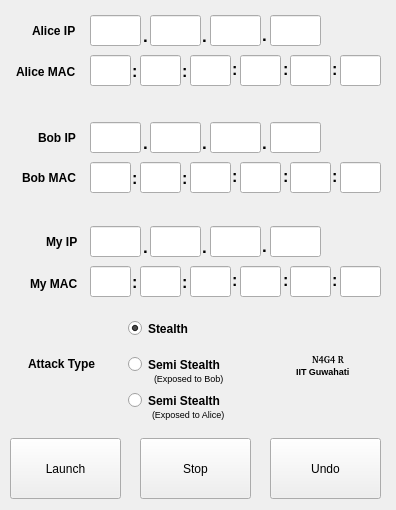
<?xml version="1.0" encoding="UTF-8"?>
<!--
#############################################################
#      NullCon'13 Goa International Security Conference     #
#							    #
#	       ReSt: The REal STealth MITM Tool 	    #
#							    #
#               Copyright (c) 2013 Naga Rohit S             #
#							    #
#     Please find the license agreement of the software     #
#        in the current folder in the file LICENSE.md	    #
#############################################################
-->
<ui version="4.0">
 <class>widget</class>
 <widget class="QWidget" name="widget">
  <property name="geometry">
   <rect>
    <x>0</x>
    <y>0</y>
    <width>396</width>
    <height>510</height>
   </rect>
  </property>
  <property name="windowTitle">
   <string>ReSt: The Real Stealth MITM</string>
  </property>
  <widget class="QLabel" name="label">
   <property name="geometry">
    <rect>
     <x>32</x>
     <y>15</y>
     <width>61</width>
     <height>31</height>
    </rect>
   </property>
   <property name="font">
    <font>
     <pointsize>9</pointsize>
     <weight>75</weight>
     <bold>true</bold>
    </font>
   </property>
   <property name="text">
    <string>Alice IP</string>
   </property>
  </widget>
  <widget class="QLineEdit" name="lineEdit">
   <property name="geometry">
    <rect>
     <x>90</x>
     <y>15</y>
     <width>51</width>
     <height>31</height>
    </rect>
   </property>
   <property name="font">
    <font>
     <weight>50</weight>
     <bold>false</bold>
    </font>
   </property>
   <property name="inputMethodHints">
    <set>Qt::ImhDigitsOnly</set>
   </property>
   <property name="maxLength">
    <number>3</number>
   </property>
  </widget>
  <widget class="QLabel" name="label_2">
   <property name="geometry">
    <rect>
     <x>16</x>
     <y>56</y>
     <width>81</width>
     <height>31</height>
    </rect>
   </property>
   <property name="font">
    <font>
     <pointsize>9</pointsize>
     <weight>75</weight>
     <bold>true</bold>
    </font>
   </property>
   <property name="text">
    <string>Alice MAC</string>
   </property>
  </widget>
  <widget class="QLineEdit" name="lineEdit_2">
   <property name="geometry">
    <rect>
     <x>150</x>
     <y>15</y>
     <width>51</width>
     <height>31</height>
    </rect>
   </property>
   <property name="inputMethodHints">
    <set>Qt::ImhDigitsOnly</set>
   </property>
   <property name="maxLength">
    <number>3</number>
   </property>
  </widget>
  <widget class="QLineEdit" name="lineEdit_3">
   <property name="geometry">
    <rect>
     <x>210</x>
     <y>15</y>
     <width>51</width>
     <height>31</height>
    </rect>
   </property>
   <property name="inputMethodHints">
    <set>Qt::ImhDigitsOnly</set>
   </property>
   <property name="maxLength">
    <number>3</number>
   </property>
  </widget>
  <widget class="QLineEdit" name="lineEdit_4">
   <property name="geometry">
    <rect>
     <x>270</x>
     <y>15</y>
     <width>51</width>
     <height>31</height>
    </rect>
   </property>
   <property name="inputMethodHints">
    <set>Qt::ImhDigitsOnly</set>
   </property>
   <property name="maxLength">
    <number>3</number>
   </property>
  </widget>
  <widget class="QLineEdit" name="lineEdit_5">
   <property name="geometry">
    <rect>
     <x>90</x>
     <y>55</y>
     <width>41</width>
     <height>31</height>
    </rect>
   </property>
   <property name="inputMethodHints">
    <set>Qt::ImhPreferLowercase</set>
   </property>
   <property name="maxLength">
    <number>2</number>
   </property>
  </widget>
  <widget class="QLineEdit" name="lineEdit_6">
   <property name="geometry">
    <rect>
     <x>140</x>
     <y>55</y>
     <width>41</width>
     <height>31</height>
    </rect>
   </property>
   <property name="inputMethodHints">
    <set>Qt::ImhPreferLowercase</set>
   </property>
   <property name="maxLength">
    <number>2</number>
   </property>
  </widget>
  <widget class="QLineEdit" name="lineEdit_7">
   <property name="geometry">
    <rect>
     <x>190</x>
     <y>55</y>
     <width>41</width>
     <height>31</height>
    </rect>
   </property>
   <property name="inputMethodHints">
    <set>Qt::ImhPreferLowercase</set>
   </property>
   <property name="maxLength">
    <number>2</number>
   </property>
  </widget>
  <widget class="QLineEdit" name="lineEdit_8">
   <property name="geometry">
    <rect>
     <x>240</x>
     <y>55</y>
     <width>41</width>
     <height>31</height>
    </rect>
   </property>
   <property name="inputMethodHints">
    <set>Qt::ImhPreferLowercase</set>
   </property>
   <property name="maxLength">
    <number>2</number>
   </property>
  </widget>
  <widget class="QLineEdit" name="lineEdit_9">
   <property name="geometry">
    <rect>
     <x>290</x>
     <y>55</y>
     <width>41</width>
     <height>31</height>
    </rect>
   </property>
   <property name="inputMethodHints">
    <set>Qt::ImhPreferLowercase</set>
   </property>
   <property name="maxLength">
    <number>2</number>
   </property>
  </widget>
  <widget class="QLineEdit" name="lineEdit_10">
   <property name="geometry">
    <rect>
     <x>340</x>
     <y>55</y>
     <width>41</width>
     <height>31</height>
    </rect>
   </property>
   <property name="inputMethodHints">
    <set>Qt::ImhPreferLowercase</set>
   </property>
   <property name="maxLength">
    <number>2</number>
   </property>
  </widget>
  <widget class="QLabel" name="label_3">
   <property name="geometry">
    <rect>
     <x>132</x>
     <y>61</y>
     <width>16</width>
     <height>21</height>
    </rect>
   </property>
   <property name="font">
    <font>
     <pointsize>12</pointsize>
     <weight>75</weight>
     <bold>true</bold>
    </font>
   </property>
   <property name="text">
    <string>:</string>
   </property>
  </widget>
  <widget class="QLabel" name="label_4">
   <property name="geometry">
    <rect>
     <x>182</x>
     <y>61</y>
     <width>16</width>
     <height>21</height>
    </rect>
   </property>
   <property name="font">
    <font>
     <pointsize>12</pointsize>
     <weight>75</weight>
     <bold>true</bold>
    </font>
   </property>
   <property name="text">
    <string>:</string>
   </property>
  </widget>
  <widget class="QLabel" name="label_5">
   <property name="geometry">
    <rect>
     <x>232</x>
     <y>59</y>
     <width>16</width>
     <height>21</height>
    </rect>
   </property>
   <property name="font">
    <font>
     <pointsize>12</pointsize>
     <weight>75</weight>
     <bold>true</bold>
    </font>
   </property>
   <property name="text">
    <string>:</string>
   </property>
  </widget>
  <widget class="QLabel" name="label_6">
   <property name="geometry">
    <rect>
     <x>283</x>
     <y>59</y>
     <width>16</width>
     <height>21</height>
    </rect>
   </property>
   <property name="font">
    <font>
     <pointsize>12</pointsize>
     <weight>75</weight>
     <bold>true</bold>
    </font>
   </property>
   <property name="text">
    <string>:</string>
   </property>
  </widget>
  <widget class="QLabel" name="label_7">
   <property name="geometry">
    <rect>
     <x>332</x>
     <y>59</y>
     <width>16</width>
     <height>21</height>
    </rect>
   </property>
   <property name="font">
    <font>
     <pointsize>12</pointsize>
     <weight>75</weight>
     <bold>true</bold>
    </font>
   </property>
   <property name="text">
    <string>:</string>
   </property>
  </widget>
  <widget class="QLabel" name="label_8">
   <property name="geometry">
    <rect>
     <x>143</x>
     <y>27</y>
     <width>16</width>
     <height>17</height>
    </rect>
   </property>
   <property name="font">
    <font>
     <pointsize>13</pointsize>
     <weight>75</weight>
     <bold>true</bold>
    </font>
   </property>
   <property name="text">
    <string>.</string>
   </property>
  </widget>
  <widget class="QLabel" name="label_9">
   <property name="geometry">
    <rect>
     <x>202</x>
     <y>27</y>
     <width>16</width>
     <height>17</height>
    </rect>
   </property>
   <property name="font">
    <font>
     <pointsize>13</pointsize>
     <weight>75</weight>
     <bold>true</bold>
    </font>
   </property>
   <property name="text">
    <string>.</string>
   </property>
  </widget>
  <widget class="QLabel" name="label_10">
   <property name="geometry">
    <rect>
     <x>262</x>
     <y>26</y>
     <width>16</width>
     <height>17</height>
    </rect>
   </property>
   <property name="font">
    <font>
     <pointsize>13</pointsize>
     <weight>75</weight>
     <bold>true</bold>
    </font>
   </property>
   <property name="text">
    <string>.</string>
   </property>
  </widget>
  <widget class="QLineEdit" name="lineEdit_11">
   <property name="geometry">
    <rect>
     <x>190</x>
     <y>162</y>
     <width>41</width>
     <height>31</height>
    </rect>
   </property>
   <property name="inputMethodHints">
    <set>Qt::ImhPreferLowercase</set>
   </property>
   <property name="maxLength">
    <number>2</number>
   </property>
  </widget>
  <widget class="QLabel" name="label_11">
   <property name="geometry">
    <rect>
     <x>22</x>
     <y>162</y>
     <width>81</width>
     <height>31</height>
    </rect>
   </property>
   <property name="font">
    <font>
     <pointsize>9</pointsize>
     <weight>75</weight>
     <bold>true</bold>
    </font>
   </property>
   <property name="text">
    <string>Bob MAC</string>
   </property>
  </widget>
  <widget class="QLabel" name="label_12">
   <property name="geometry">
    <rect>
     <x>283</x>
     <y>166</y>
     <width>16</width>
     <height>21</height>
    </rect>
   </property>
   <property name="font">
    <font>
     <pointsize>12</pointsize>
     <weight>75</weight>
     <bold>true</bold>
    </font>
   </property>
   <property name="text">
    <string>:</string>
   </property>
  </widget>
  <widget class="QLineEdit" name="lineEdit_12">
   <property name="geometry">
    <rect>
     <x>210</x>
     <y>122</y>
     <width>51</width>
     <height>31</height>
    </rect>
   </property>
   <property name="inputMethodHints">
    <set>Qt::ImhDigitsOnly</set>
   </property>
   <property name="maxLength">
    <number>3</number>
   </property>
  </widget>
  <widget class="QLineEdit" name="lineEdit_13">
   <property name="geometry">
    <rect>
     <x>290</x>
     <y>162</y>
     <width>41</width>
     <height>31</height>
    </rect>
   </property>
   <property name="inputMethodHints">
    <set>Qt::ImhPreferLowercase</set>
   </property>
   <property name="maxLength">
    <number>2</number>
   </property>
  </widget>
  <widget class="QLineEdit" name="lineEdit_14">
   <property name="geometry">
    <rect>
     <x>90</x>
     <y>162</y>
     <width>41</width>
     <height>31</height>
    </rect>
   </property>
   <property name="inputMethodHints">
    <set>Qt::ImhPreferLowercase</set>
   </property>
   <property name="maxLength">
    <number>2</number>
   </property>
  </widget>
  <widget class="QLabel" name="label_13">
   <property name="geometry">
    <rect>
     <x>182</x>
     <y>168</y>
     <width>16</width>
     <height>21</height>
    </rect>
   </property>
   <property name="font">
    <font>
     <pointsize>12</pointsize>
     <weight>75</weight>
     <bold>true</bold>
    </font>
   </property>
   <property name="text">
    <string>:</string>
   </property>
  </widget>
  <widget class="QLineEdit" name="lineEdit_15">
   <property name="geometry">
    <rect>
     <x>240</x>
     <y>162</y>
     <width>41</width>
     <height>31</height>
    </rect>
   </property>
   <property name="inputMethodHints">
    <set>Qt::ImhPreferLowercase</set>
   </property>
   <property name="maxLength">
    <number>2</number>
   </property>
  </widget>
  <widget class="QLabel" name="label_14">
   <property name="geometry">
    <rect>
     <x>332</x>
     <y>166</y>
     <width>16</width>
     <height>21</height>
    </rect>
   </property>
   <property name="font">
    <font>
     <pointsize>12</pointsize>
     <weight>75</weight>
     <bold>true</bold>
    </font>
   </property>
   <property name="text">
    <string>:</string>
   </property>
  </widget>
  <widget class="QLabel" name="label_15">
   <property name="geometry">
    <rect>
     <x>202</x>
     <y>134</y>
     <width>16</width>
     <height>17</height>
    </rect>
   </property>
   <property name="font">
    <font>
     <pointsize>13</pointsize>
     <weight>75</weight>
     <bold>true</bold>
    </font>
   </property>
   <property name="text">
    <string>.</string>
   </property>
  </widget>
  <widget class="QLineEdit" name="lineEdit_16">
   <property name="geometry">
    <rect>
     <x>90</x>
     <y>122</y>
     <width>51</width>
     <height>31</height>
    </rect>
   </property>
   <property name="inputMethodHints">
    <set>Qt::ImhDigitsOnly</set>
   </property>
   <property name="maxLength">
    <number>3</number>
   </property>
  </widget>
  <widget class="QLabel" name="label_16">
   <property name="geometry">
    <rect>
     <x>38</x>
     <y>122</y>
     <width>61</width>
     <height>31</height>
    </rect>
   </property>
   <property name="font">
    <font>
     <pointsize>9</pointsize>
     <weight>75</weight>
     <bold>true</bold>
    </font>
   </property>
   <property name="text">
    <string>Bob IP</string>
   </property>
  </widget>
  <widget class="QLineEdit" name="lineEdit_17">
   <property name="geometry">
    <rect>
     <x>140</x>
     <y>162</y>
     <width>41</width>
     <height>31</height>
    </rect>
   </property>
   <property name="inputMethodHints">
    <set>Qt::ImhPreferLowercase</set>
   </property>
   <property name="maxLength">
    <number>2</number>
   </property>
  </widget>
  <widget class="QLabel" name="label_17">
   <property name="geometry">
    <rect>
     <x>232</x>
     <y>166</y>
     <width>16</width>
     <height>21</height>
    </rect>
   </property>
   <property name="font">
    <font>
     <pointsize>12</pointsize>
     <weight>75</weight>
     <bold>true</bold>
    </font>
   </property>
   <property name="text">
    <string>:</string>
   </property>
  </widget>
  <widget class="QLabel" name="label_18">
   <property name="geometry">
    <rect>
     <x>143</x>
     <y>134</y>
     <width>16</width>
     <height>17</height>
    </rect>
   </property>
   <property name="font">
    <font>
     <pointsize>13</pointsize>
     <weight>75</weight>
     <bold>true</bold>
    </font>
   </property>
   <property name="text">
    <string>.</string>
   </property>
  </widget>
  <widget class="QLineEdit" name="lineEdit_18">
   <property name="geometry">
    <rect>
     <x>340</x>
     <y>162</y>
     <width>41</width>
     <height>31</height>
    </rect>
   </property>
   <property name="inputMethodHints">
    <set>Qt::ImhPreferLowercase</set>
   </property>
   <property name="maxLength">
    <number>2</number>
   </property>
  </widget>
  <widget class="QLineEdit" name="lineEdit_19">
   <property name="geometry">
    <rect>
     <x>150</x>
     <y>122</y>
     <width>51</width>
     <height>31</height>
    </rect>
   </property>
   <property name="inputMethodHints">
    <set>Qt::ImhDigitsOnly</set>
   </property>
   <property name="maxLength">
    <number>3</number>
   </property>
  </widget>
  <widget class="QLineEdit" name="lineEdit_20">
   <property name="geometry">
    <rect>
     <x>270</x>
     <y>122</y>
     <width>51</width>
     <height>31</height>
    </rect>
   </property>
   <property name="inputMethodHints">
    <set>Qt::ImhDigitsOnly</set>
   </property>
   <property name="maxLength">
    <number>3</number>
   </property>
  </widget>
  <widget class="QLabel" name="label_19">
   <property name="geometry">
    <rect>
     <x>262</x>
     <y>134</y>
     <width>16</width>
     <height>17</height>
    </rect>
   </property>
   <property name="font">
    <font>
     <pointsize>13</pointsize>
     <weight>75</weight>
     <bold>true</bold>
    </font>
   </property>
   <property name="text">
    <string>.</string>
   </property>
  </widget>
  <widget class="QLabel" name="label_20">
   <property name="geometry">
    <rect>
     <x>132</x>
     <y>168</y>
     <width>16</width>
     <height>21</height>
    </rect>
   </property>
   <property name="font">
    <font>
     <pointsize>12</pointsize>
     <weight>75</weight>
     <bold>true</bold>
    </font>
   </property>
   <property name="text">
    <string>:</string>
   </property>
  </widget>
  <widget class="QRadioButton" name="radioButton">
   <property name="geometry">
    <rect>
     <x>128</x>
     <y>318</y>
     <width>121</width>
     <height>21</height>
    </rect>
   </property>
   <property name="font">
    <font>
     <weight>75</weight>
     <bold>true</bold>
    </font>
   </property>
   <property name="text">
    <string>Stealth</string>
   </property>
   <property name="checked">
    <bool>true</bool>
   </property>
  </widget>
  <widget class="QRadioButton" name="radioButton_2">
   <property name="geometry">
    <rect>
     <x>128</x>
     <y>354</y>
     <width>151</width>
     <height>21</height>
    </rect>
   </property>
   <property name="font">
    <font>
     <weight>75</weight>
     <bold>true</bold>
    </font>
   </property>
   <property name="text">
    <string>Semi Stealth</string>
   </property>
   <property name="checked">
    <bool>false</bool>
   </property>
  </widget>
  <widget class="QLabel" name="label_21">
   <property name="geometry">
    <rect>
     <x>28</x>
     <y>348</y>
     <width>81</width>
     <height>31</height>
    </rect>
   </property>
   <property name="font">
    <font>
     <pointsize>9</pointsize>
     <weight>75</weight>
     <bold>true</bold>
    </font>
   </property>
   <property name="text">
    <string>Attack Type</string>
   </property>
  </widget>
  <widget class="QPushButton" name="pushButton">
   <property name="geometry">
    <rect>
     <x>10</x>
     <y>438</y>
     <width>111</width>
     <height>61</height>
    </rect>
   </property>
   <property name="text">
    <string>Launch</string>
   </property>
  </widget>
  <widget class="QPushButton" name="pushButton_2">
   <property name="geometry">
    <rect>
     <x>140</x>
     <y>438</y>
     <width>111</width>
     <height>61</height>
    </rect>
   </property>
   <property name="text">
    <string>Stop</string>
   </property>
  </widget>
  <widget class="QPushButton" name="pushButton_3">
   <property name="geometry">
    <rect>
     <x>270</x>
     <y>438</y>
     <width>111</width>
     <height>61</height>
    </rect>
   </property>
   <property name="text">
    <string>Undo</string>
   </property>
  </widget>
  <widget class="QLabel" name="label_22">
   <property name="geometry">
    <rect>
     <x>154</x>
     <y>368</y>
     <width>111</width>
     <height>21</height>
    </rect>
   </property>
   <property name="font">
    <font>
     <pointsize>7</pointsize>
    </font>
   </property>
   <property name="text">
    <string>(Exposed to Bob)</string>
   </property>
  </widget>
  <widget class="QRadioButton" name="radioButton_3">
   <property name="geometry">
    <rect>
     <x>128</x>
     <y>390</y>
     <width>151</width>
     <height>21</height>
    </rect>
   </property>
   <property name="font">
    <font>
     <weight>75</weight>
     <bold>true</bold>
    </font>
   </property>
   <property name="text">
    <string>Semi Stealth</string>
   </property>
  </widget>
  <widget class="QLabel" name="label_23">
   <property name="geometry">
    <rect>
     <x>152</x>
     <y>404</y>
     <width>111</width>
     <height>21</height>
    </rect>
   </property>
   <property name="font">
    <font>
     <pointsize>7</pointsize>
    </font>
   </property>
   <property name="text">
    <string>(Exposed to Alice)</string>
   </property>
  </widget>
  <widget class="QLineEdit" name="lineEdit_21">
   <property name="geometry">
    <rect>
     <x>290</x>
     <y>266</y>
     <width>41</width>
     <height>31</height>
    </rect>
   </property>
   <property name="inputMethodHints">
    <set>Qt::ImhPreferLowercase</set>
   </property>
   <property name="maxLength">
    <number>2</number>
   </property>
  </widget>
  <widget class="QLabel" name="label_27">
   <property name="geometry">
    <rect>
     <x>232</x>
     <y>270</y>
     <width>16</width>
     <height>21</height>
    </rect>
   </property>
   <property name="font">
    <font>
     <pointsize>12</pointsize>
     <weight>75</weight>
     <bold>true</bold>
    </font>
   </property>
   <property name="text">
    <string>:</string>
   </property>
  </widget>
  <widget class="QLabel" name="label_28">
   <property name="geometry">
    <rect>
     <x>143</x>
     <y>238</y>
     <width>16</width>
     <height>17</height>
    </rect>
   </property>
   <property name="font">
    <font>
     <pointsize>13</pointsize>
     <weight>75</weight>
     <bold>true</bold>
    </font>
   </property>
   <property name="text">
    <string>.</string>
   </property>
  </widget>
  <widget class="QLabel" name="label_29">
   <property name="geometry">
    <rect>
     <x>30</x>
     <y>268</y>
     <width>81</width>
     <height>31</height>
    </rect>
   </property>
   <property name="font">
    <font>
     <pointsize>9</pointsize>
     <weight>75</weight>
     <bold>true</bold>
    </font>
   </property>
   <property name="text">
    <string>My MAC</string>
   </property>
  </widget>
  <widget class="QLabel" name="label_30">
   <property name="geometry">
    <rect>
     <x>202</x>
     <y>238</y>
     <width>16</width>
     <height>17</height>
    </rect>
   </property>
   <property name="font">
    <font>
     <pointsize>13</pointsize>
     <weight>75</weight>
     <bold>true</bold>
    </font>
   </property>
   <property name="text">
    <string>.</string>
   </property>
  </widget>
  <widget class="QLineEdit" name="lineEdit_22">
   <property name="geometry">
    <rect>
     <x>240</x>
     <y>266</y>
     <width>41</width>
     <height>31</height>
    </rect>
   </property>
   <property name="inputMethodHints">
    <set>Qt::ImhPreferLowercase</set>
   </property>
   <property name="maxLength">
    <number>2</number>
   </property>
  </widget>
  <widget class="QLabel" name="label_31">
   <property name="geometry">
    <rect>
     <x>332</x>
     <y>270</y>
     <width>16</width>
     <height>21</height>
    </rect>
   </property>
   <property name="font">
    <font>
     <pointsize>12</pointsize>
     <weight>75</weight>
     <bold>true</bold>
    </font>
   </property>
   <property name="text">
    <string>:</string>
   </property>
  </widget>
  <widget class="QLabel" name="label_32">
   <property name="geometry">
    <rect>
     <x>46</x>
     <y>226</y>
     <width>61</width>
     <height>31</height>
    </rect>
   </property>
   <property name="font">
    <font>
     <pointsize>9</pointsize>
     <weight>75</weight>
     <bold>true</bold>
    </font>
   </property>
   <property name="text">
    <string>My IP</string>
   </property>
  </widget>
  <widget class="QLabel" name="label_33">
   <property name="geometry">
    <rect>
     <x>182</x>
     <y>272</y>
     <width>16</width>
     <height>21</height>
    </rect>
   </property>
   <property name="font">
    <font>
     <pointsize>12</pointsize>
     <weight>75</weight>
     <bold>true</bold>
    </font>
   </property>
   <property name="text">
    <string>:</string>
   </property>
  </widget>
  <widget class="QLineEdit" name="lineEdit_23">
   <property name="geometry">
    <rect>
     <x>270</x>
     <y>226</y>
     <width>51</width>
     <height>31</height>
    </rect>
   </property>
   <property name="inputMethodHints">
    <set>Qt::ImhDigitsOnly</set>
   </property>
   <property name="maxLength">
    <number>3</number>
   </property>
  </widget>
  <widget class="QLineEdit" name="lineEdit_24">
   <property name="geometry">
    <rect>
     <x>150</x>
     <y>226</y>
     <width>51</width>
     <height>31</height>
    </rect>
   </property>
   <property name="inputMethodHints">
    <set>Qt::ImhDigitsOnly</set>
   </property>
   <property name="maxLength">
    <number>3</number>
   </property>
  </widget>
  <widget class="QLabel" name="label_34">
   <property name="geometry">
    <rect>
     <x>283</x>
     <y>270</y>
     <width>16</width>
     <height>21</height>
    </rect>
   </property>
   <property name="font">
    <font>
     <pointsize>12</pointsize>
     <weight>75</weight>
     <bold>true</bold>
    </font>
   </property>
   <property name="text">
    <string>:</string>
   </property>
  </widget>
  <widget class="QLineEdit" name="lineEdit_25">
   <property name="geometry">
    <rect>
     <x>90</x>
     <y>226</y>
     <width>51</width>
     <height>31</height>
    </rect>
   </property>
   <property name="font">
    <font>
     <weight>50</weight>
     <bold>false</bold>
    </font>
   </property>
   <property name="inputMethodHints">
    <set>Qt::ImhDigitsOnly</set>
   </property>
   <property name="maxLength">
    <number>3</number>
   </property>
  </widget>
  <widget class="QLineEdit" name="lineEdit_26">
   <property name="geometry">
    <rect>
     <x>190</x>
     <y>266</y>
     <width>41</width>
     <height>31</height>
    </rect>
   </property>
   <property name="inputMethodHints">
    <set>Qt::ImhPreferLowercase</set>
   </property>
   <property name="maxLength">
    <number>2</number>
   </property>
  </widget>
  <widget class="QLineEdit" name="lineEdit_27">
   <property name="geometry">
    <rect>
     <x>210</x>
     <y>226</y>
     <width>51</width>
     <height>31</height>
    </rect>
   </property>
   <property name="inputMethodHints">
    <set>Qt::ImhDigitsOnly</set>
   </property>
   <property name="maxLength">
    <number>3</number>
   </property>
  </widget>
  <widget class="QLineEdit" name="lineEdit_28">
   <property name="geometry">
    <rect>
     <x>90</x>
     <y>266</y>
     <width>41</width>
     <height>31</height>
    </rect>
   </property>
   <property name="inputMethodHints">
    <set>Qt::ImhPreferLowercase</set>
   </property>
   <property name="maxLength">
    <number>2</number>
   </property>
  </widget>
  <widget class="QLabel" name="label_35">
   <property name="geometry">
    <rect>
     <x>262</x>
     <y>237</y>
     <width>16</width>
     <height>17</height>
    </rect>
   </property>
   <property name="font">
    <font>
     <pointsize>13</pointsize>
     <weight>75</weight>
     <bold>true</bold>
    </font>
   </property>
   <property name="text">
    <string>.</string>
   </property>
  </widget>
  <widget class="QLineEdit" name="lineEdit_29">
   <property name="geometry">
    <rect>
     <x>340</x>
     <y>266</y>
     <width>41</width>
     <height>31</height>
    </rect>
   </property>
   <property name="inputMethodHints">
    <set>Qt::ImhPreferLowercase</set>
   </property>
   <property name="maxLength">
    <number>2</number>
   </property>
  </widget>
  <widget class="QLineEdit" name="lineEdit_30">
   <property name="geometry">
    <rect>
     <x>140</x>
     <y>266</y>
     <width>41</width>
     <height>31</height>
    </rect>
   </property>
   <property name="inputMethodHints">
    <set>Qt::ImhPreferLowercase</set>
   </property>
   <property name="maxLength">
    <number>2</number>
   </property>
  </widget>
  <widget class="QLabel" name="label_36">
   <property name="geometry">
    <rect>
     <x>132</x>
     <y>272</y>
     <width>16</width>
     <height>21</height>
    </rect>
   </property>
   <property name="font">
    <font>
     <pointsize>12</pointsize>
     <weight>75</weight>
     <bold>true</bold>
    </font>
   </property>
   <property name="text">
    <string>:</string>
   </property>
  </widget>
  <widget class="QLabel" name="label_24">
   <property name="geometry">
    <rect>
     <x>312</x>
     <y>352</y>
     <width>45</width>
     <height>16</height>
    </rect>
   </property>
   <property name="font">
    <font>
     <family>Bitstream Charter</family>
     <pointsize>7</pointsize>
     <weight>75</weight>
     <italic>false</italic>
     <bold>true</bold>
    </font>
   </property>
   <property name="text">
    <string>N4G4 R</string>
   </property>
  </widget>
  <widget class="QLabel" name="label_25">
   <property name="geometry">
    <rect>
     <x>296</x>
     <y>364</y>
     <width>85</width>
     <height>15</height>
    </rect>
   </property>
   <property name="font">
    <font>
     <pointsize>7</pointsize>
     <weight>75</weight>
     <italic>false</italic>
     <bold>true</bold>
    </font>
   </property>
   <property name="text">
    <string>IIT Guwahati</string>
   </property>
  </widget>
 </widget>
 <tabstops>
  <tabstop>lineEdit</tabstop>
  <tabstop>lineEdit_2</tabstop>
  <tabstop>lineEdit_3</tabstop>
  <tabstop>lineEdit_4</tabstop>
  <tabstop>lineEdit_5</tabstop>
  <tabstop>lineEdit_6</tabstop>
  <tabstop>lineEdit_7</tabstop>
  <tabstop>lineEdit_8</tabstop>
  <tabstop>lineEdit_9</tabstop>
  <tabstop>lineEdit_10</tabstop>
  <tabstop>lineEdit_16</tabstop>
  <tabstop>lineEdit_19</tabstop>
  <tabstop>lineEdit_12</tabstop>
  <tabstop>lineEdit_20</tabstop>
  <tabstop>lineEdit_14</tabstop>
  <tabstop>lineEdit_17</tabstop>
  <tabstop>lineEdit_11</tabstop>
  <tabstop>lineEdit_15</tabstop>
  <tabstop>lineEdit_13</tabstop>
  <tabstop>lineEdit_18</tabstop>
  <tabstop>lineEdit_25</tabstop>
  <tabstop>lineEdit_24</tabstop>
  <tabstop>lineEdit_27</tabstop>
  <tabstop>lineEdit_23</tabstop>
  <tabstop>lineEdit_28</tabstop>
  <tabstop>lineEdit_30</tabstop>
  <tabstop>lineEdit_26</tabstop>
  <tabstop>lineEdit_22</tabstop>
  <tabstop>lineEdit_21</tabstop>
  <tabstop>lineEdit_29</tabstop>
  <tabstop>radioButton</tabstop>
  <tabstop>radioButton_2</tabstop>
  <tabstop>radioButton_3</tabstop>
  <tabstop>pushButton</tabstop>
  <tabstop>pushButton_2</tabstop>
  <tabstop>pushButton_3</tabstop>
 </tabstops>
 <resources/>
 <connections>
  <connection>
   <sender>pushButton</sender>
   <signal>clicked()</signal>
   <receiver>widget</receiver>
   <slot>close()</slot>
   <hints>
    <hint type="sourcelabel">
     <x>61</x>
     <y>380</y>
    </hint>
    <hint type="destinationlabel">
     <x>35</x>
     <y>313</y>
    </hint>
   </hints>
  </connection>
  <connection>
   <sender>pushButton_2</sender>
   <signal>clicked()</signal>
   <receiver>widget</receiver>
   <slot>close()</slot>
   <hints>
    <hint type="sourcelabel">
     <x>215</x>
     <y>386</y>
    </hint>
    <hint type="destinationlabel">
     <x>323</x>
     <y>269</y>
    </hint>
   </hints>
  </connection>
  <connection>
   <sender>pushButton_3</sender>
   <signal>clicked()</signal>
   <receiver>widget</receiver>
   <slot>close()</slot>
   <hints>
    <hint type="sourcelabel">
     <x>324</x>
     <y>373</y>
    </hint>
    <hint type="destinationlabel">
     <x>363</x>
     <y>320</y>
    </hint>
   </hints>
  </connection>
 </connections>
</ui>
